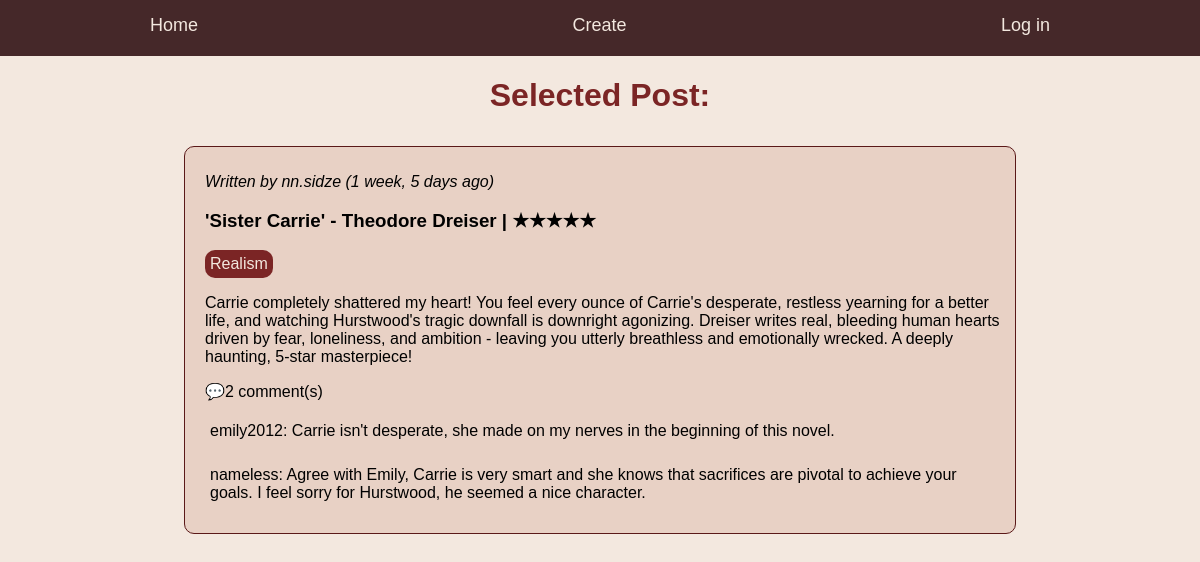
The app's page /review/9/ with its own data.
### books/models.py (models this page shows, shortened)
class Review(models.Model):
    user = models.ForeignKey(User, on_delete = models.CASCADE)
    book = models.ForeignKey(Book, on_delete = models.CASCADE)
    rating = models.IntegerField(
        default = 5,
        validators=[MinValueValidator(1), MaxValueValidator(5)]
    )
    def stars(self):
            return "★" * self.rating + "☆" * (5 - self.rating)
    content = models.TextField()
    created_at = models.DateTimeField(auto_now_add=True)
    class Meta:
        constraints =[
            models.UniqueConstraint(fields=['user', 'book'], name='unique_review_per_user_per_book')
        ]

class Book(models.Model):
    author = models.ForeignKey(Author, on_delete = models.CASCADE)
    title = models.CharField(max_length=200)
    genre = models.ManyToManyField(Genre)

class Author(models.Model):
    name = models.CharField(max_length=30)
    surname = models.CharField(max_length=30)
    def __str__(self):
        return f"{self.name} {self.surname}"

class Genre(models.Model):
    genre_name = models.CharField(max_length=30, unique = True)

class Comment(models.Model):
    user = models.ForeignKey(User, on_delete = models.CASCADE)
    review_post = models.ForeignKey(Review, related_name = "comments", on_delete = models.CASCADE)
    comment = models.TextField()

### users/models.py (models this page shows)
class User(AbstractUser):
    pass

### books/views.py (the view)
# urls.py: path('review/<int:review_id>/', views.details_page, name ="details"),
def details_page(request,review_id):
    try:
        review = models.Review.objects.get(id=review_id)
    except models.Review.DoesNotExist:
        return redirect("home")
    comments = models.Comment.objects.filter(review_post= review_id)
    context = {
        "review": review,
        "comments": comments,
    }
    return render(request, "details.html", context)

### templates/details.html (shortened to what this page needs)
{% load static %}
<!DOCTYPE html>
<html lang="en">
<head>
    <link rel="stylesheet" href="{% static 'css/style.css' %}">
</head>
<body>
    <div class = "main-container sticky-header">
            <div class = "menu-items">
                <a class="menu-item" href="{% url 'home' %}">Home</a>
                <a class="menu-item" href="{% url 'create' %}">Create</a>
                    {%if request.user.is_authenticated%}
                    <form method = "POST" action="{%url 'logout'%}">
                        {%csrf_token%}
                        <button class = "logout menu-item">Log out</button>
                    </form>
                    {%else%}
                        <a href="{%url 'login'%}" class= "menu-item">Log in</a>
                    {%endif%}
            </div>
    </div>
    <div class = "greeting">
        <h1>Selected Post:</h1>
    </div>
    <div class = "posts-container ">
            <div class = "post-style">
                <p><i>Written by {{review.user.username}} ({{review.created_at|timesince}} ago)</i></p>
                <h3>'{{review.book.title}}' - {{review.book.author}} | {{review.stars}}</h3>
                    <div class = "genres">
                            <div class ="genre">
                                {% for genre in review.book.genre.all %}
                                {{ genre.genre_name }}{% if not forloop.last %}, {% endif %}
                            {% endfor %}
                            </div>
                    </div>
                <p>{{review.content}}</p>
                <span class="comments-count">💬{{review.comments.all|length}} comment(s)</span>
                <div class="comment-section">
                        {%for comment in review.comments.all%}
                        <div class="comment-details">
                            <p class="comment-items">
                            {{comment.user.username}}:
                            {{comment.comment}}
                            </p>
                        </div>
                    {%endfor%}
                </div>
            </div>
    </div>
</body>
</html>

### static/css/style.css (style rules this page uses)
body { font-family:'Gill Sans', 'Gill Sans MT', Calibri, 'Trebuchet MS', sans-serif; background-color: rgb(243, 232, 223); margin: 0; padding:0; }
a { color:black; text-decoration: none; }
.main-container { position: sticky; top:0; z-index: 1000; margin:auto; background-color: rgb(69, 40, 41); }
.menu-items { padding: 15px 150px 20px 150px; display: flex; align-items: center; justify-content: space-between; }
.menu-item { font-size:18px; color: rgb(243, 232, 223); }
.greeting { color:rgb(123, 37, 37); justify-content:center; display:flex; }
.posts-container { width:auto; height:fit-content; display:grid; justify-content: center; }
.post-style { background-color:rgb(232, 209, 197); width:800px; height:fit-content; justify-content:left; padding: 10px 10px 10px 20px ; border-radius: 10px; border: 1px solid rgb(90, 24, 24); margin: 10px 0 10px 0; }
.genre { border: 10px; width:fit-content; height:auto; background-color:rgb(123, 37, 37) ; border-radius: 10px; color:rgb(243, 232, 223); padding:5px; }
.comment-items { border-radius: 2px; border-radius:5px; padding:5px; }

### records on screen
Review: user.username "nn.sidze", created_at "1 week, 5 days", book "Sister Carrie", book.author "Theodore Dreiser", stars "★★★★★", content "Carrie completely shattered my heart! You feel every ounce of Carrie's desperate, restless yearning for a better life, and watching Hurstwood's tragic downfall is downright agonizing. Dreiser writes real, bleeding human hearts driven by fear, loneliness, and ambition - leaving you utterly breathless and emotionally wrecked. A deeply haunting, 5-star masterpiece!", comments.all|length "2"
Genre: genre_name "Realism"
Comment: user.username "emily2012", comment "Carrie isn't desperate, she made on my nerves in the beginning of this novel."
Comment: user.username "nameless", comment "Agree with Emily, Carrie is very smart and she knows that sacrifices are pivotal to achieve your goals. I feel sorry for Hurstwood, he seemed a nice character."
